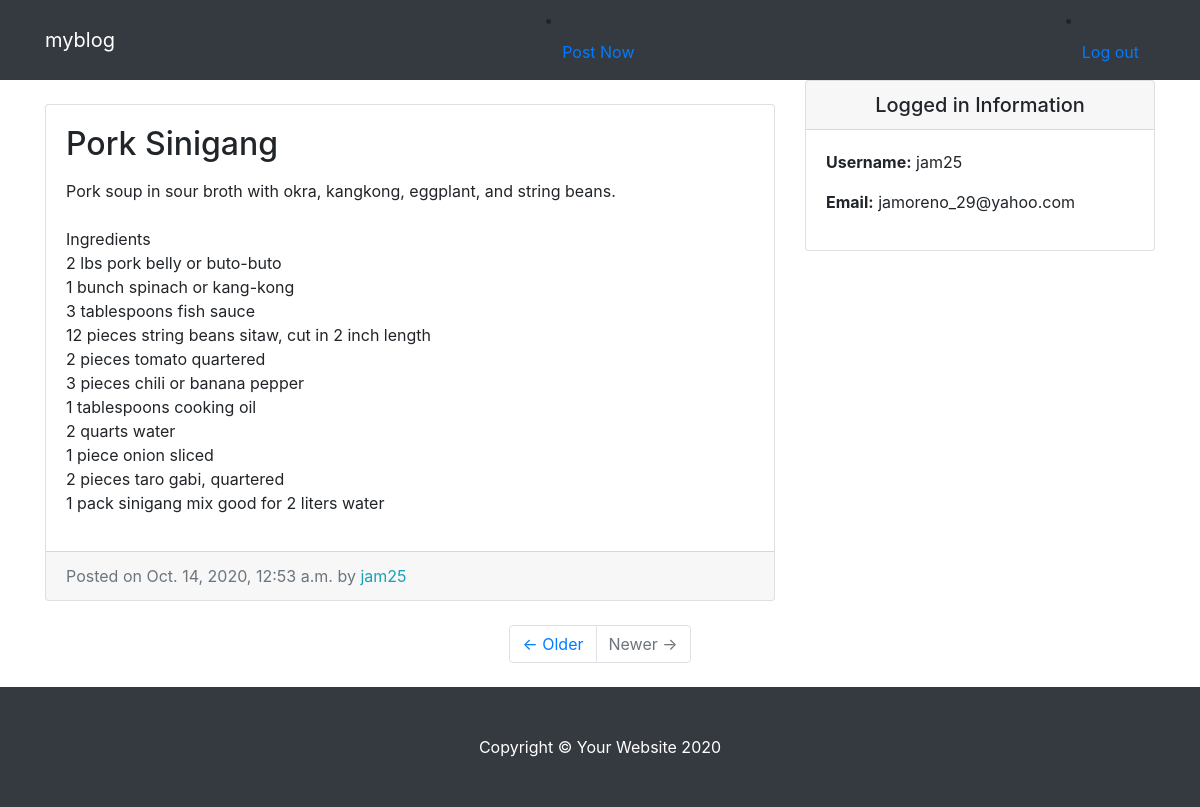
Screenshot of /entry/3/ (signed in) with the database file from the repository.
### entries/models.py (models this page shows, shortened)
class Entry(models.Model):
	entry_title = models.CharField(max_length=50)
	entry_text = models.TextField()
	entry_date = models.DateTimeField(auto_now_add=True)
	entry_author = models.ForeignKey(User, on_delete=models.CASCADE)
	class Meta:
		verbose_name_plural = "entries"

### entries/views.py (the view)
# urls.py: path('entry/<int:pk>/', EntryView.as_view(), name = "entry-detail"),
class EntryView(LoginRequiredMixin, DetailView):
	model = Entry
	template_name = 'entries/entry_detail.html'

### entries/templates/entries/entry_detail.html
{% extends "entries/base.html" %}
{% block content %}
      <div class="col-md-8">
        <a href="{% url 'blog-home' %}"> Back to Home</a>
         <div class="card mb-4 mt-4">
          <div class="card-body">
            <h2 class="card-title">{{ object.entry_title }}</h2>
            <p class="card-text">{{ object.entry_text|linebreaks }}</p>
          </div>
          <div class="card-footer text-muted">
            Posted on {{ object.entry_date }} by
            <span class= "text-info mr-2">{{ object.entry_author }}</span>
          </div>
        </div>
      </div>
{% endblock %}

### entries/templates/entries/base.html (shortened to what this page needs)
{% load static %}
<!DOCTYPE html>
<html lang="en">
<head>
  <link href="{% static 'entries/vendor/bootstrap/css/bootstrap.min.css' %} " rel="stylesheet">
  <link href="{% static 'entries/css/blog-home.css' %}" rel="stylesheet">
</head>
<body>
  <nav class="navbar navbar-expand-lg navbar-dark bg-dark fixed-top">
    <div class="container">
      <a class="navbar-brand" href="{% url 'blog-home' %}">myblog </a>
          <li class="nav-item">
            <a class="nav-link" href="{% url 'create_entry' %}">Post Now</a>
          </li>
          <li class="nav-item">
            <a class="nav-link" href="{% url 'logout' %}">Log out</a>
          </li>
      </div>
  </nav>
  <div class="container">
    <div class="row">
      {% block content %} {% endblock %}
       <div class="col-md-4">
      <div class="card my-4">
          <h5 class="card-header text-center">Logged in Information</h5>
          <div class="card-body">
            <ul class="list-unstyled mb-0">
                <li>
                    <p> <strong>Username:</strong> {{user.username}} </p>
                </li>
                <li>
                    <p> <strong>Email:</strong> {{user.email}}</p>
                </li>
            </ul>
          </div>
        </div>
      </div>
      </div>
        <ul class="pagination justify-content-center mb-4">
          <li class="page-item">
            <a class="page-link" href="#">&larr; Older</a>
          </li>
          <li class="page-item disabled">
            <a class="page-link" href="#">Newer &rarr;</a>
          </li>
        </ul>
      </div>
  <footer class="py-5 bg-dark">
    <div class="container">
      <p class="m-0 text-center text-white">Copyright &copy; Your Website 2020</p>
    </div>
  </footer>
</body>
</html>

### entries/static/entries/css/blog-home.css (style rules this page uses)
body { padding-top: 56px; }

### rows the page displays
Entry: entry_title "Pork Sinigang", entry_text "Pork soup in sour broth with okra, kangkong, eggplant, and string beans. Ingredients 2 lbs pork belly or buto-buto 1 bunch spinach or kang-kong 3 tablespoons fish sauce 12 pieces string beans sitaw, cut in 2 inch length 2 pieces tomato quartered 3 pieces chili or banana pepper 1 tablespoons cooking oil 2 quarts water 1 piece onion sliced 2 pieces taro gabi, quartered 1 pack sinigang mix good for 2 liters water", entry_date "Oct. 14, 2020, 12:53 a.m.", entry_author "jam25"

### other values shown
{{ user.username }} "jam25"
{{ user.email }} "jamoreno_29@yahoo.com"
